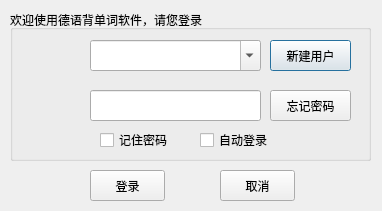
<?xml version="1.0" encoding="UTF-8"?>
<ui version="4.0">
 <class>loginDialog</class>
 <widget class="QDialog" name="loginDialog">
  <property name="geometry">
   <rect>
    <x>0</x>
    <y>0</y>
    <width>382</width>
    <height>211</height>
   </rect>
  </property>
  <property name="windowTitle">
   <string>    登录</string>
  </property>
  <property name="windowIcon">
   <iconset resource="rc.qrc">
    <normaloff>:/new/prefix2/rc/loginicon.png</normaloff>:/new/prefix2/rc/loginicon.png</iconset>
  </property>
  <widget class="QGroupBox" name="groupBox">
   <property name="geometry">
    <rect>
     <x>10</x>
     <y>10</y>
     <width>361</width>
     <height>151</height>
    </rect>
   </property>
   <property name="title">
    <string>欢迎使用德语背单词软件，请您登录</string>
   </property>
   <widget class="QComboBox" name="usernameComboBox">
    <property name="geometry">
     <rect>
      <x>80</x>
      <y>30</y>
      <width>171</width>
      <height>31</height>
     </rect>
    </property>
    <property name="font">
     <font>
      <stylestrategy>PreferAntialias</stylestrategy>
     </font>
    </property>
    <property name="cursor">
     <cursorShape>ArrowCursor</cursorShape>
    </property>
    <property name="mouseTracking">
     <bool>false</bool>
    </property>
    <property name="focusPolicy">
     <enum>Qt::TabFocus</enum>
    </property>
    <property name="editable">
     <bool>true</bool>
    </property>
    <property name="iconSize">
     <size>
      <width>24</width>
      <height>24</height>
     </size>
    </property>
    <property name="modelColumn">
     <number>0</number>
    </property>
   </widget>
   <widget class="QLineEdit" name="passwordlineEdit">
    <property name="geometry">
     <rect>
      <x>80</x>
      <y>80</y>
      <width>171</width>
      <height>31</height>
     </rect>
    </property>
    <property name="echoMode">
     <enum>QLineEdit::Password</enum>
    </property>
   </widget>
   <widget class="QLabel" name="mimalabel">
    <property name="geometry">
     <rect>
      <x>20</x>
      <y>70</y>
      <width>51</width>
      <height>51</height>
     </rect>
    </property>
    <property name="text">
     <string/>
    </property>
    <property name="pixmap">
     <pixmap resource="rc.qrc">:/new/prefix2/rc/mimaicon.png</pixmap>
    </property>
    <property name="scaledContents">
     <bool>true</bool>
    </property>
   </widget>
   <widget class="QCheckBox" name="remembercheckBox">
    <property name="geometry">
     <rect>
      <x>90</x>
      <y>120</y>
      <width>71</width>
      <height>20</height>
     </rect>
    </property>
    <property name="text">
     <string>记住密码</string>
    </property>
   </widget>
   <widget class="QPushButton" name="creatNewuserButton">
    <property name="geometry">
     <rect>
      <x>260</x>
      <y>30</y>
      <width>81</width>
      <height>31</height>
     </rect>
    </property>
    <property name="text">
     <string>新建用户</string>
    </property>
    <property name="icon">
     <iconset resource="rc.qrc">
      <normaloff>:/new/prefix1/rc/actions/user_group_new.png</normaloff>:/new/prefix1/rc/actions/user_group_new.png</iconset>
    </property>
   </widget>
   <widget class="QPushButton" name="forgetPasswordButton">
    <property name="geometry">
     <rect>
      <x>260</x>
      <y>80</y>
      <width>81</width>
      <height>31</height>
     </rect>
    </property>
    <property name="text">
     <string>忘记密码</string>
    </property>
    <property name="icon">
     <iconset resource="rc.qrc">
      <normaloff>:/new/prefix1/rc/actions/kgpg_identity_kgpg.png</normaloff>:/new/prefix1/rc/actions/kgpg_identity_kgpg.png</iconset>
    </property>
   </widget>
   <widget class="QCheckBox" name="autocheckBox">
    <property name="geometry">
     <rect>
      <x>190</x>
      <y>120</y>
      <width>71</width>
      <height>20</height>
     </rect>
    </property>
    <property name="text">
     <string>自动登录</string>
    </property>
   </widget>
   <widget class="QLabel" name="userlabel">
    <property name="geometry">
     <rect>
      <x>20</x>
      <y>20</y>
      <width>51</width>
      <height>51</height>
     </rect>
    </property>
    <property name="text">
     <string/>
    </property>
    <property name="pixmap">
     <pixmap resource="rc.qrc">:/new/prefix2/rc/loginuser.png</pixmap>
    </property>
    <property name="scaledContents">
     <bool>true</bool>
    </property>
   </widget>
  </widget>
  <widget class="QPushButton" name="loginButton">
   <property name="geometry">
    <rect>
     <x>90</x>
     <y>170</y>
     <width>75</width>
     <height>31</height>
    </rect>
   </property>
   <property name="styleSheet">
    <string notr="true"/>
   </property>
   <property name="text">
    <string>登录</string>
   </property>
   <property name="icon">
    <iconset resource="rc.qrc">
     <normaloff>:/new/prefix1/rc/actions/apply.png</normaloff>:/new/prefix1/rc/actions/apply.png</iconset>
   </property>
  </widget>
  <widget class="QPushButton" name="quitButton">
   <property name="geometry">
    <rect>
     <x>220</x>
     <y>170</y>
     <width>75</width>
     <height>31</height>
    </rect>
   </property>
   <property name="text">
    <string>取消</string>
   </property>
   <property name="icon">
    <iconset resource="rc.qrc">
     <normaloff>:/new/prefix1/rc/actions/editdelete.png</normaloff>:/new/prefix1/rc/actions/editdelete.png</iconset>
   </property>
  </widget>
 </widget>
 <resources>
  <include location="rc.qrc"/>
 </resources>
 <connections/>
</ui>
